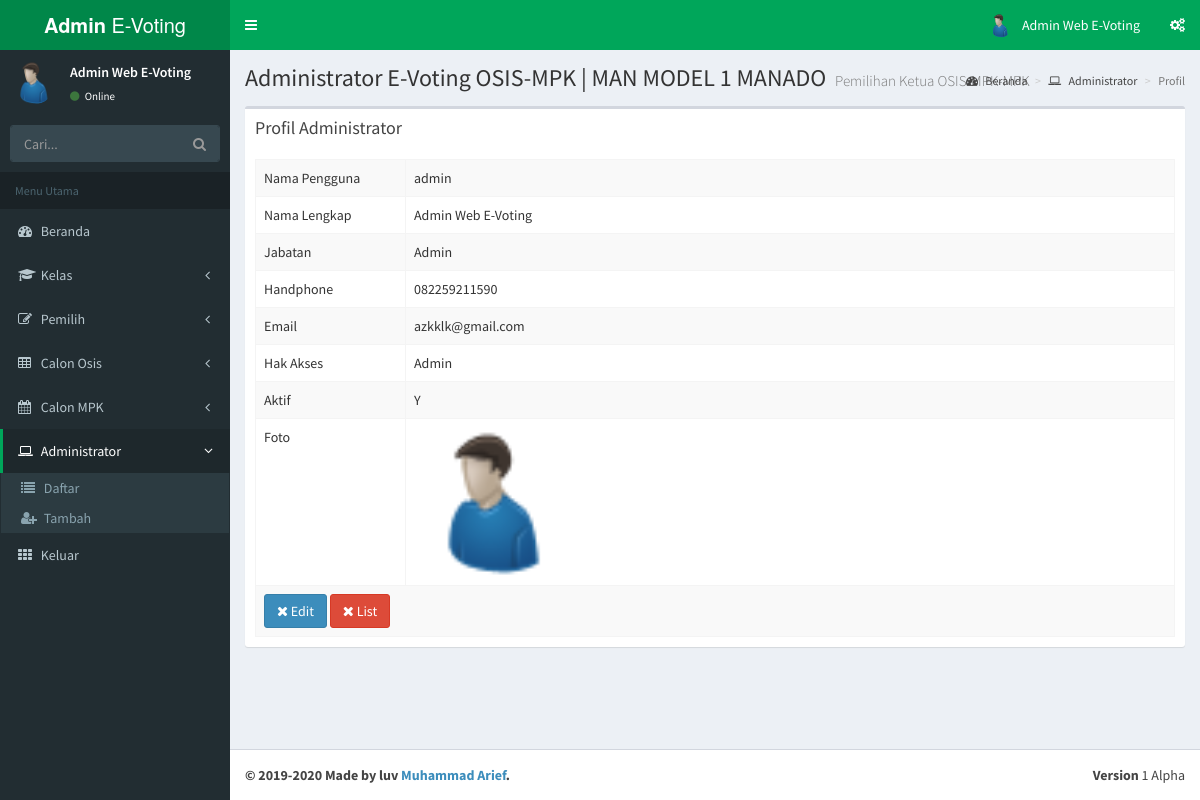
/admin/menuindex.php?u=admin&s=profil (signed in), run on the app's committed database.
### tables this page shows
CREATE TABLE `pengguna` (
  `idpengguna` int(2) NOT NULL,
  `username` varchar(25) NOT NULL,
  `password` varchar(32) NOT NULL,
  `nama` varchar(50) NOT NULL,
  `jabatan` varchar(30) NOT NULL,
  `hp` varchar(15) NOT NULL,
  `email` varchar(50) NOT NULL,
  `hakakses` varchar(15) NOT NULL,
  `aktif` enum('Y','T') NOT NULL DEFAULT 'T',
  `foto` varchar(50) NOT NULL
);

### admin/modul/admin/profil.php (the view, shortened to what this page needs)
<?php include "atas.php"; ?>
<div class="content-wrapper">
	<section class="content-header">
		<h1>
			Administrator E-Voting OSIS-MPK | MAN MODEL 1 MANADO
			<small>Pemilihan Ketua OSIS-MPK-MPK</small>
		</h1>
		<ol class="breadcrumb">
			<li><a href="."><i class="fa fa-dashboard"></i> Beranda</a></li>
			<li><a href="?u=admin"><i class="fa fa-laptop"></i> Administrator</a></li>
			<li class="active">Profil</li>
		</ol>
	</section>
	<section class="content">
		<div class="row">
			<div class="col-xs-12">
				<div class="box">
					<div class="box-header">
						<h3 class="box-title">Profil Administrator</h3>
					</div>
					<div class="box-body">
						<?php
						$id = $_SESSION['idkandidat'];
						include "../aksesDB.php";
						$sql = "SELECT * FROM pengguna WHERE idpengguna='$id'";
						$query = mysqli_query($sambungDB, $sql);
						$r = mysqli_fetch_assoc($query);
						?>
						<table id="pilkasis1" class="table table-bordered table-hover table-striped">
							<tbody>
								<tr>
									<td width=150>Nama Pengguna</td>
									<td><?php echo $r['username']; ?></td>
								</tr>
								<tr>
									<td>Nama Lengkap</td>
									<td><?php echo $r['nama']; ?></td>
								</tr>
								<tr>
									<td>Jabatan</td>
									<td><?php echo $r['jabatan']; ?></td>
								</tr>
								<tr>
									<td>Handphone</td>
									<td><?php echo $r['hp']; ?></td>
								</tr>
								<tr>
									<td>Email</td>
									<td><?php echo $r['email']; ?></td>
								</tr>
								<tr>
									<td>Hak Akses</td>
									<td><?php echo $r['hakakses']; ?></td>
								</tr>
								<tr>
									<td>Aktif</td>
									<td><?php echo $r['aktif']; ?></td>
								</tr>
								<tr>
									<td>Foto</td>
									<td>
										<?php
										if ($r['foto'] != '') {
											echo "<img src=\"../images/user/$r[foto]\" height=150 />";
										} else {
											echo "<img src=\"../images/user/admin.jpg\">";
										}
										?>
								</tr>
								<tr>
									<td colspan=2>
										<a href="?u=admin&s=edit&idp=<?php echo $id; ?>" class="btn btn-large btn-primary"><i class="fa fa-times"></i> Edit</a>
										<a href="?u=admin" class="btn btn-large btn-danger"><i class="fa fa-times"></i> List</a></td>
								</tr>
							</tbody>
						</table>
					</div>
				</div>
			</div>
		</div>
	</section>
	<?php include "bawah.php"; ?>

### data on the page
pengguna: username "admin", nama "Admin Web E-Voting", jabatan "Admin", hp "082259211590", email "azkklk@gmail.com", hakakses "Admin", aktif "Y", foto (picture)

### other printed values
$_SESSION['namakandidat'] "Admin Web E-Voting"
